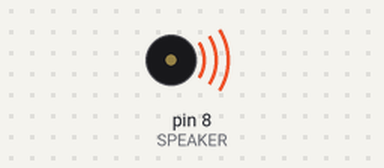
Simulated run of this sketch. Board: Arduino Uno, built with avr-gcc and run on an emulated ATmega328P. On the bench: buzzer (waves = sounding). At 2.3 s the program stops and its outputs stay as they are.

Above: at 0.14 s.
At 2.02 s:
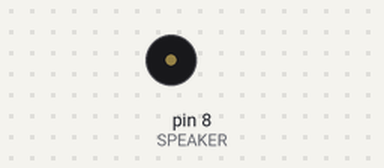
Timing chart, 0 to 3.0 s (numbered marks = the images above):
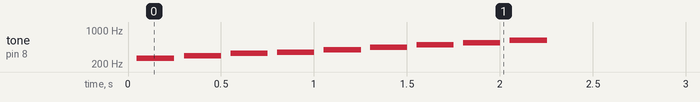

The sketch:

OUTPUT-Sound.ino
```cpp
// Copied from https://wiki.seeedstudio.com/Grove-Speaker/
// (should also test the Arduin tone() library

/*macro definition of Speaker pin*/
#define SPEAKER 8

int toneList[] = {1911, 1702, 1516, 1431, 1275, 1136, 1012, 902, 803}; //bass 1~7
int toneTime = 200; // how long to sustain the note
int waitTime = 50; // how much delay between notes

void setup() {
  pinInit();
}

void loop() {
  /*sound bass 1~7*/
  int numberOfNotes = sizeof(toneList) / sizeof(toneList[0]);
  for (int note_index = 0; note_index < numberOfNotes; note_index++)
  {
    sound(note_index);
    delay(waitTime);
  }
  while (1); // pause forever - comment this line to loop forever ...
}

void pinInit() {
  pinMode(SPEAKER, OUTPUT);
  digitalWrite(SPEAKER, LOW);
}

void sound(uint8_t note_index) {
  unsigned long startTime = millis();
  while (millis() < startTime + toneTime) {
    digitalWrite(SPEAKER, HIGH);
    delayMicroseconds(toneList[note_index]);
    digitalWrite(SPEAKER, LOW);
    delayMicroseconds(toneList[note_index]);
  }

  // Turn the data pin to high to reduce noise
  digitalWrite(SPEAKER, HIGH);
}
```

Measured:
- by itself, tone on pin 8 (SPEAKER): plays 261 Hz for 0.20 s, 293 Hz for 0.20 s, 329 Hz for 0.20 s, 348 Hz for 0.20 s, 391 Hz for 0.20 s, 438 Hz for 0.20 s … (9 notes in this stretch)
